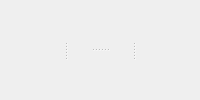
      <widget class="QWidget" name="pageLandscapingView">
       <layout class="QVBoxLayout" name="verticalLayout">
        <property name="spacing">
         <number>0</number>
        </property>
        <property name="leftMargin">
         <number>0</number>
        </property>
        <property name="topMargin">
         <number>0</number>
        </property>
        <property name="rightMargin">
         <number>0</number>
        </property>
        <property name="bottomMargin">
         <number>0</number>
        </property>
        <item>
         <widget class="QSplitter" name="splitterLandscaping">
          <property name="orientation">
           <enum>Qt::Horizontal</enum>
          </property>
          <widget class="QWidget" name="verticalLayoutWidget">
           <layout class="QVBoxLayout" name="verticalLayoutLandscapingLeftSidebar">
            <property name="sizeConstraint">
             <enum>QLayout::SetMaximumSize</enum>
            </property>
           </layout>
          </widget>
          <widget class="QSplitter" name="splitterLandscapingCellView">
           <property name="orientation">
            <enum>Qt::Vertical</enum>
           </property>
           <widget class="QWidget" name="verticalLayoutWidget_2">
            <layout class="QVBoxLayout" name="verticalLayoutLandscapingRender"/>
           </widget>
           <widget class="QWidget" name="horizontalLayoutWidget">
            <layout class="QHBoxLayout" name="horizontalLayoutLandscapingBottom">
             <property name="sizeConstraint">
              <enum>QLayout::SetMaximumSize</enum>
             </property>
            </layout>
           </widget>
          </widget>
          <widget class="QWidget" name="verticalLayoutWidget_3">
           <layout class="QVBoxLayout" name="verticalLayoutLandscapingRightSidebar">
            <property name="leftMargin">
             <number>0</number>
            </property>
           </layout>
          </widget>
         </widget>
        </item>
       </layout>
      </widget>
